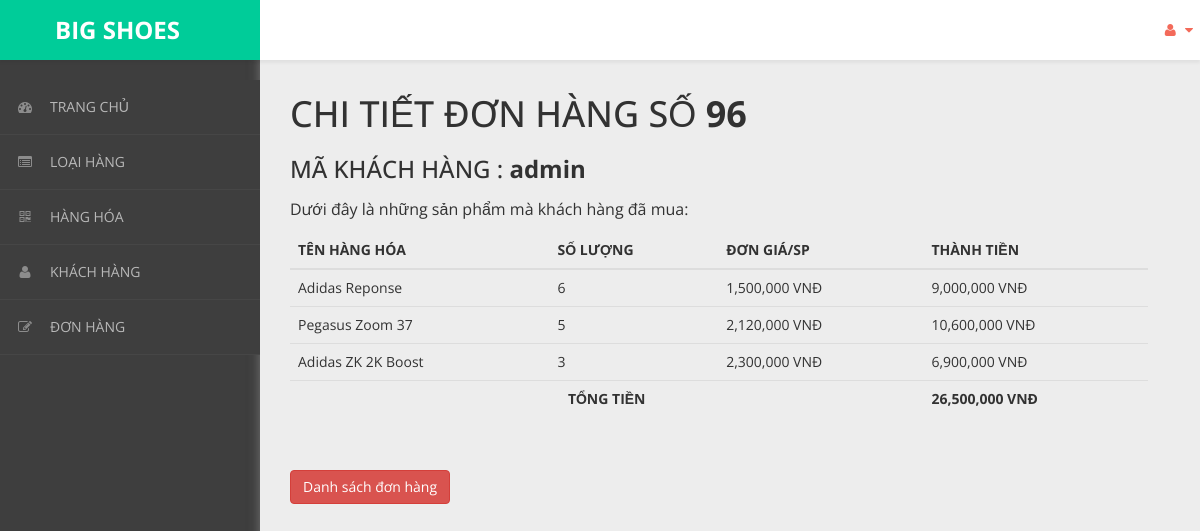
/admin/content/hoa-don/chi-tiet-hoa-don.php?ma_hd=96&ma_kh=admin, run on the app's committed database.
### tables this page shows
CREATE TABLE `hoa_don_chi_tiet` (
  `ma_hd` int(11) NOT NULL,
  `so_luong` int(11) NOT NULL,
  `don_gia` int(11) NOT NULL,
  `ma_hh` int(11) NOT NULL
);

CREATE TABLE `hang_hoa` (
  `ma_hh` int(11) NOT NULL,
  `ten_hh` varchar(50) NOT NULL,
  `hinh` varchar(50) NOT NULL,
  `don_gia` int(11) NOT NULL,
  `giam_gia` int(11) NOT NULL,
  `mo_ta` varchar(500) NOT NULL,
  `ma_loai` int(11) NOT NULL
);

### admin/dao/pdo.php (called while the page is built, shortened)
<?php
    function pdo_get_connection(){
        $pdo = new PDO("mysql:host=localhost;dbname=bigshoes",'root','');
        $pdo->setAttribute(PDO::ATTR_ERRMODE, PDO::ERRMODE_EXCEPTION);
        return $pdo;
    }
    function pdo_query($sql){
        $sql_args = array_slice(func_get_args(),1);
        try{
            $conn = pdo_get_connection();
            $stmt = $conn ->prepare($sql);
            $stmt -> execute($sql_args);
            $rows = $stmt -> fetchAll();
            return $rows;
        }catch(PDOException $e){
            throw $e;
        }finally{
            unset($conn);
        }
    }
    ?>

### admin/dao/hoa-don.php (called while the page is built, shortened)
<?php
    require_once ('pdo.php');
    function hoa_don_chi_tiet_select_by_id($ma_hd){
        $sql = "SELECT * FROM hoa_don_chi_tiet
        JOIN hang_hoa ON hoa_don_chi_tiet.ma_hh = hang_hoa.ma_hh
        WHERE hoa_don_chi_tiet.ma_hd=?";
        return pdo_query($sql,$ma_hd);
    }
?>

### admin/content/hoa-don/chi-tiet-hoa-don.php (the view, shortened to what this page needs)
<!DOCTYPE html>
<html xmlns="http://www.w3.org/1999/xhtml">
<head>
    <link href="../../../css/admin/css/bootstrap.css" rel="stylesheet" />
    <link href="../../../css/admin/css/font-awesome.css" rel="stylesheet" />
    <link href="../../../css/admin/css/custom-styles.css" rel="stylesheet" />
</head>
<body>
    <div id="wrapper">
        <nav class="navbar navbar-default top-navbar" role="navigation">
            <div class="navbar-header">
                <a class="navbar-brand" href="../../../../bigshoes/trang-chinh/" style="background:#00CC99;">
                    <strong style="margin-left: 40px;">BIG SHOES</strong></a>
            </div>
            <ul class="nav navbar-top-links navbar-right">
                <li class="dropdown">
                    <a class="dropdown-toggle" data-toggle="dropdown" href="#" aria-expanded="false">
                        <i class="fa fa-user fa-fw"></i> <i class="fa fa-caret-down"></i>
                    </a>
                </li>
            </ul>
        </nav>
        <nav class="navbar-default navbar-side" role="navigation">
            <div class="sidebar-collapse">
                <ul class="nav" id="main-menu">
                    <li>
                        <a href="../thong-ke/thong-ke-list.php"><i class="fa fa-dashboard"></i>TRANG CHỦ</a>
                    </li>
                    <li>
                        <a href="../loai-hang/loai-hang-list.php"><i class="fa fa-list-alt" aria-hidden="true"></i>LOẠI HÀNG</a>
                    </li>
                    <li>
                        <a href="../hang-hoa/hang-hoa-list.php"><i class="fa fa-qrcode"></i>HÀNG HÓA</a>
                    </li>
                    <li>
                        <a href="../khach-hang/khach-hang-list.php"><i class="fa fa-user"></i>KHÁCH HÀNG</a>
                    </li>
                    <li>
                        <a href="../hoa-don/hoa-don-list.php"><i class="fa fa-edit"></i>ĐƠN HÀNG</a>
                    </li>
                </ul>
            </div>
        </nav>
        <div id="page-wrapper">
            <div class="header">
                <?php
                require_once('../../../admin/dao/hoa-don.php');
                extract($_REQUEST);
                $items = hoa_don_chi_tiet_select_by_id($ma_hd);
                $Total = 0;
                ?>
                <div class="page-header">
                    <h1>CHI TIẾT ĐƠN HÀNG SỐ <b><?= $ma_hd ?></b></h1><br>
                    <h3>MÃ KHÁCH HÀNG : <b><?= $ma_kh; ?></b></h3>
                    <p>Dưới đây là những sản phẩm mà khách hàng đã mua: </p>
                    <table class="table table-hover">
                        <thead>
                            <tr>
                                <th>TÊN HÀNG HÓA</th>
                                <th>SỐ LƯỢNG</th>
                                <th>ĐƠN GIÁ/SP</th>
                                <th>THÀNH TIỀN</th>
                            </tr>
                        </thead>
                        <tbody>
                            <?php foreach ($items as $item) {
                                extract($item);
                            ?>
                                <tr>
                                    <td><?= $ten_hh ?></td>
                                    <td><?= $so_luong ?></td>
                                    <td><?= number_format($don_gia) ?> VNĐ</td>
                                    <td><?= number_format($don_gia * $so_luong);
                                        $Total += ($don_gia * $so_luong) ?> VNĐ</td>
                                </tr>
                            <?php } ?>
                            <tr>
                                <td colspan="3" style="text-align:center;"><b>TỔNG TIỀN</b></td>
                                <td><b><?= number_format($Total) ?> VNĐ</b></td>
                            </tr>
                        </tbody>
                    </table>
                </div>
                <a href="hoa-don-list.php"><button class="btn btn-danger">Danh sách đơn hàng</button></a>
            </div>
        </div>
    </div>
</body>
</html>

### css/admin/css/custom-styles.css (style rules this page uses)
body { font-family: 'Open Sans', sans-serif; background: #3E3E3E; }
#wrapper { width: 100%; }
#page-wrapper { padding: 15px 15px; min-height: 600px; background: #EDEDED; }
h1, .h1, h2, .h2, h3, .h3 { margin-top: 7px; margin-bottom: -5px; }
p { font-size:16px; line-height:25px; padding-top:20px; }
.navbar-side { z-index: 0; }
.navbar-side .nav > li > a > i { color: #8C8C8C;padding: 8px;width: 30px;text-align: center; }
.top-navbar { position: fixed; width: 100%; z-index: 300; -webkit-box-shadow: 0 3px 3px rgba(0, 0, 0, 0.05); -moz-box-shadow: 0 3px 3px rgba(0, 0, 0, 0.05); box-shadow: 0 3px 3px rgba(0, 0, 0, 0.05); }
.navbar-side { z-index: 1; position: fixed; width: 260px; top: 80px; }
#page-wrapper { position: relative; top: 55px; box-shadow: 0 0 10px #757575; -moz-box-shadow: 0 0 10px #757575; -webkit-box-shadow: 0 0 10px #757575; }
.page-header { margin: 0;border-bottom: 1px solid transparent;text-align: left;background-color: rgb(237, 237, 237);padding: 32px 22px 32px 0;color: #323232; }
.header { margin: 0 30px; }
.top-navbar { margin:0px; }
.top-navbar .navbar-brand { color: #fff;width: 260px;text-align: left;height: 60px;font-size: 24px;font-weight: 700;line-height: 30px;background: #F36A5A; }
.top-navbar .nav > li { position: relative; display: inline-block; margin: 0px; padding: 0px; }
.top-navbar .nav > li > a { position: relative; display: block; padding: 20px;color: #FFFFFF; margin: 0px; }
.sidebar-collapse , .sidebar-collapse .nav { background:none; }
.sidebar-collapse .nav { padding:0; }
.sidebar-collapse .nav > li > a { color: #B8B8B8; background:transparent; text-shadow:none; font-size: 14px; }
.sidebar-collapse > .nav > li > a { padding: 12px 10px; }
.sidebar-collapse > .nav > li { border-bottom: 1px solid rgba(107, 108, 109, 0.19); }
.navbar-side { border:none; background: #3E3E3E; }
.top-navbar { background: #FFFFFF; border-bottom:none; }
.top-navbar .nav > li > a > i { margin-right: 2px; }
.navbar-default { border:0px solid black; }
.navbar-header { background: transparent; }
.nav > li > a > i { margin-right:10px; color: rgb(243, 106, 90); }
@media (min-width:768px) { #page-wrapper { margin: 0 0 0 260px; padding: 0; min-height: 1200px; } }
@media (min-width:768px) { .navbar-side { width: 260px; z-index: 1; } }
@media (min-width:768px) { .navbar { border-radius: 0px; } }

### data on the page
hoa_don_chi_tiet: ma_hh.ten_hh "Adidas Reponse", so_luong "6", ma_hh.don_gia "1,500,000", $don_gia * $so_luong "9,000,000"
hoa_don_chi_tiet: ma_hh.ten_hh "Pegasus Zoom 37", so_luong "5", ma_hh.don_gia "2,120,000", $don_gia * $so_luong "10,600,000"
hoa_don_chi_tiet: ma_hh.ten_hh "Adidas ZK 2K Boost", so_luong "3", ma_hh.don_gia "2,300,000", $don_gia * $so_luong "6,900,000"

### other printed values
$ma_hd "96"
$ma_kh "admin"
$Total "26,500,000"
